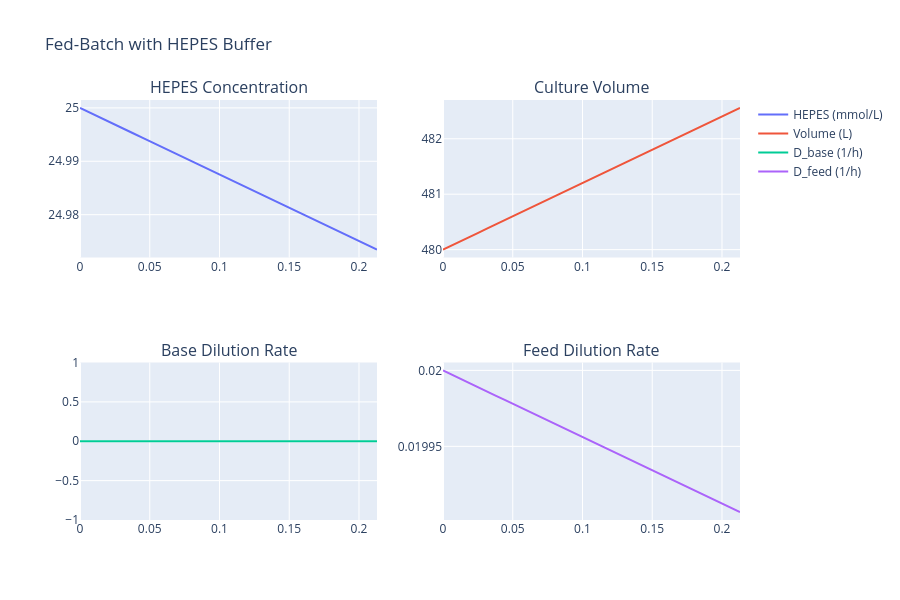

Notebook cell for this chart:
### Markdown cell above
## Test 3: Buffer Concentration Evolution (Fed-Batch)

In fed-batch, the HEPES buffer concentration should evolve due to:
- Feed input (C_feed = 25 mmol/L, same as init → minimal concentration change from feed)
- Volume dilution (volume grows, so concentration may dilute if feed conc < culture conc)
- Base dilution (D_base dilutes buffer)

Plot the buffer concentration, volume, and D_base over time.

### Code cell
t = batch_buf.t_points
C_hepes = batch_buf.y_points[11, :]
V = batch_buf.y_points[5, :]
D_base = batch_buf.D_base_list
D_feed = batch_buf.D_list

fig = make_subplots(rows=2, cols=2, subplot_titles=('HEPES Concentration', 'Culture Volume', 'Base Dilution Rate', 'Feed Dilution Rate'))
fig.add_trace(go.Scatter(x=t, y=C_hepes, name='HEPES (mmol/L)'), row=1, col=1)
fig.add_trace(go.Scatter(x=t, y=V, name='Volume (L)'), row=1, col=2)
fig.add_trace(go.Scatter(x=t, y=D_base, name='D_base (1/h)'), row=2, col=1)
fig.add_trace(go.Scatter(x=t, y=D_feed, name='D_feed (1/h)'), row=2, col=2)
fig.update_layout(title='Fed-Batch with HEPES Buffer', height=600)
fig.show()
print(f'HEPES: init={C_hepes[0]:.2f}, final={C_hepes[-1]:.2f} mmol/L')
print(f'Volume: init={V[0]:.2f}, final={V[-1]:.2f} L')

### Figure 1 — Plotly figure (JSON) as saved in the notebook; plotly's stock layout.template omitted (floating-point values rounded to 4 significant figures)
{"data": [{"name": "HEPES (mmol/L)", "type": "scatter", "x": [0.0, 0.0002003, 0.0003495, 0.0004987, 0.0007592, 0.00102, 0.00128, 0.003886, 0.006491, 0.009096, 0.0117, 0.01828, 0.02487, 0.03145, 0.03803, 0.04462, 0.05411, 0.06361, 0.0731, 0.0826, 0.09209, 0.1016, 0.1135, 0.1254, 0.1373, 0.1492, 0.1611, 0.1744, 0.1877, 0.201, 0.2129], "xaxis": "x", "y": [25.0, 25.0, 25.0, 25.0, 25.0, 25.0, 25.0, 25.0, 25.0, 25.0, 25.0, 25.0, 25.0, 25.0, 25.0, 24.99, 24.99, 24.99, 24.99, 24.99, 24.99, 24.99, 24.99, 24.98, 24.98, 24.98, 24.98, 24.98, 24.98, 24.97, 24.97], "yaxis": "y"}, {"name": "Volume (L)", "type": "scatter", "x": [0.0, 0.0002003, 0.0003495, 0.0004987, 0.0007592, 0.00102, 0.00128, 0.003886, 0.006491, 0.009096, 0.0117, 0.01828, 0.02487, 0.03145, 0.03803, 0.04462, 0.05411, 0.06361, 0.0731, 0.0826, 0.09209, 0.1016, 0.1135, 0.1254, 0.1373, 0.1492, 0.1611, 0.1744, 0.1877, 0.201, 0.2129], "xaxis": "x2", "y": [480.0, 480.0, 480.0, 480.0, 480.0, 480.0, 480.0, 480.0, 480.1, 480.1, 480.1, 480.2, 480.3, 480.4, 480.5, 480.5, 480.6, 480.8, 480.9, 481.0, 481.1, 481.2, 481.4, 481.5, 481.6, 481.8, 481.9, 482.1, 482.3, 482.4, 482.6], "yaxis": "y2"}, {"name": "D_base (1/h)", "type": "scatter", "x": [0.0, 0.0002003, 0.0003495, 0.0004987, 0.0007592, 0.00102, 0.00128, 0.003886, 0.006491, 0.009096, 0.0117, 0.01828, 0.02487, 0.03145, 0.03803, 0.04462, 0.05411, 0.06361, 0.0731, 0.0826, 0.09209, 0.1016, 0.1135, 0.1254, 0.1373, 0.1492, 0.1611, 0.1744, 0.1877, 0.201, 0.2129], "xaxis": "x3", "y": [0.0, 0.0, 0.0, 0.0, 0.0, 0.0, 0.0, 0.0, 0.0, 0.0, 0.0, 0.0, 0.0, 0.0, 0.0, 0.0, 0.0, 0.0, 0.0, 0.0, 0.0, 0.0, 0.0, 0.0, 0.0, 0.0, 0.0, 0.0, 0.0, 0.0, 0.0], "yaxis": "y3"}, {"name": "D_feed (1/h)", "type": "scatter", "x": [0.0, 0.0002003, 0.0003495, 0.0004987, 0.0007592, 0.00102, 0.00128, 0.003886, 0.006491, 0.009096, 0.0117, 0.01828, 0.02487, 0.03145, 0.03803, 0.04462, 0.05411, 0.06361, 0.0731, 0.0826, 0.09209, 0.1016, 0.1135, 0.1254, 0.1373, 0.1492, 0.1611, 0.1744, 0.1877, 0.201, 0.2129], "xaxis": "x4", "y": [0.02, 0.02, 0.02, 0.02, 0.02, 0.02, 0.02, 0.02, 0.02, 0.02, 0.01999, 0.01999, 0.01999, 0.01999, 0.01998, 0.01998, 0.01998, 0.01997, 0.01997, 0.01996, 0.01996, 0.01996, 0.01995, 0.01994, 0.01994, 0.01993, 0.01993, 0.01992, 0.01992, 0.01991, 0.01991], "yaxis": "y4"}], "layout": {"annotations": [{"font": {"size": 16}, "showarrow": false, "text": "HEPES Concentration", "x": 0.225, "xanchor": "center", "xref": "paper", "y": 1, "yanchor": "bottom", "yref": "paper"}, {"font": {"size": 16}, "showarrow": false, "text": "Culture Volume", "x": 0.775, "xanchor": "center", "xref": "paper", "y": 1, "yanchor": "bottom", "yref": "paper"}, {"font": {"size": 16}, "showarrow": false, "text": "Base Dilution Rate", "x": 0.225, "xanchor": "center", "xref": "paper", "y": 0.375, "yanchor": "bottom", "yref": "paper"}, {"font": {"size": 16}, "showarrow": false, "text": "Feed Dilution Rate", "x": 0.775, "xanchor": "center", "xref": "paper", "y": 0.375, "yanchor": "bottom", "yref": "paper"}], "height": 600, "title": {"text": "Fed-Batch with HEPES Buffer"}, "xaxis": {"anchor": "y", "domain": [0, 0.45]}, "xaxis2": {"anchor": "y2", "domain": [0.55, 1]}, "xaxis3": {"anchor": "y3", "domain": [0, 0.45]}, "xaxis4": {"anchor": "y4", "domain": [0.55, 1]}, "yaxis": {"anchor": "x", "domain": [0.625, 1]}, "yaxis2": {"anchor": "x2", "domain": [0.625, 1]}, "yaxis3": {"anchor": "x3", "domain": [0, 0.375]}, "yaxis4": {"anchor": "x4", "domain": [0, 0.375]}}}
